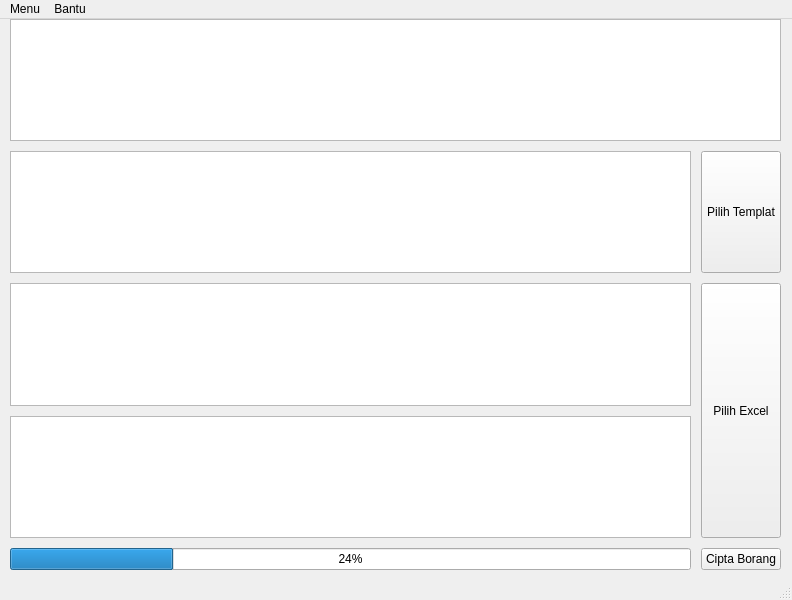
<?xml version="1.0" encoding="UTF-8"?>
<ui version="4.0">
 <class>MainWindow</class>
 <widget class="QMainWindow" name="MainWindow">
  <property name="geometry">
   <rect>
    <x>0</x>
    <y>0</y>
    <width>792</width>
    <height>600</height>
   </rect>
  </property>
  <property name="windowTitle">
   <string>Cipta Borang RO</string>
  </property>
  <property name="locale">
   <locale language="Malay" country="Malaysia"/>
  </property>
  <widget class="QWidget" name="centralwidget">
   <widget class="QWidget" name="gridLayoutWidget">
    <property name="geometry">
     <rect>
      <x>10</x>
      <y>0</y>
      <width>771</width>
      <height>551</height>
     </rect>
    </property>
    <layout class="QGridLayout" name="grid_layout">
     <property name="leftMargin">
      <number>0</number>
     </property>
     <property name="topMargin">
      <number>0</number>
     </property>
     <property name="rightMargin">
      <number>0</number>
     </property>
     <property name="spacing">
      <number>10</number>
     </property>
     <item row="2" column="2" rowspan="2">
      <widget class="QPushButton" name="button_choose_excel">
       <property name="sizePolicy">
        <sizepolicy hsizetype="Fixed" vsizetype="Preferred">
         <horstretch>0</horstretch>
         <verstretch>0</verstretch>
        </sizepolicy>
       </property>
       <property name="text">
        <string>Pilih Excel</string>
       </property>
      </widget>
     </item>
     <item row="2" column="0" colspan="2">
      <widget class="QPlainTextEdit" name="text_excel_path"/>
     </item>
     <item row="5" column="2">
      <widget class="QPushButton" name="button_start_stop">
       <property name="sizePolicy">
        <sizepolicy hsizetype="Fixed" vsizetype="Preferred">
         <horstretch>0</horstretch>
         <verstretch>0</verstretch>
        </sizepolicy>
       </property>
       <property name="text">
        <string>Cipta Borang</string>
       </property>
      </widget>
     </item>
     <item row="1" column="0" colspan="2">
      <widget class="QPlainTextEdit" name="text_template_path"/>
     </item>
     <item row="1" column="2">
      <widget class="QPushButton" name="button_choose_template">
       <property name="sizePolicy">
        <sizepolicy hsizetype="Fixed" vsizetype="Preferred">
         <horstretch>0</horstretch>
         <verstretch>0</verstretch>
        </sizepolicy>
       </property>
       <property name="layoutDirection">
        <enum>Qt::LeftToRight</enum>
       </property>
       <property name="text">
        <string>Pilih Templat</string>
       </property>
      </widget>
     </item>
     <item row="0" column="0" colspan="3">
      <widget class="QGraphicsView" name="logo"/>
     </item>
     <item row="5" column="0" colspan="2">
      <widget class="QProgressBar" name="generate_progress">
       <property name="value">
        <number>24</number>
       </property>
       <property name="alignment">
        <set>Qt::AlignBottom|Qt::AlignHCenter</set>
       </property>
      </widget>
     </item>
     <item row="3" column="0" colspan="2">
      <widget class="QListView" name="view_sheets">
       <property name="showDropIndicator" stdset="0">
        <bool>false</bool>
       </property>
      </widget>
     </item>
    </layout>
   </widget>
  </widget>
  <widget class="QMenuBar" name="menubar">
   <property name="geometry">
    <rect>
     <x>0</x>
     <y>0</y>
     <width>792</width>
     <height>21</height>
    </rect>
   </property>
   <widget class="QMenu" name="menu_menu">
    <property name="title">
     <string>Menu</string>
    </property>
    <addaction name="action_import"/>
    <addaction name="action_save"/>
    <addaction name="action_reset"/>
    <addaction name="separator"/>
    <addaction name="action_restart"/>
    <addaction name="action_quit"/>
   </widget>
   <widget class="QMenu" name="menu_help">
    <property name="title">
     <string>Bantu</string>
    </property>
    <addaction name="action_documentation"/>
    <addaction name="action_credits"/>
   </widget>
   <addaction name="menu_menu"/>
   <addaction name="menu_help"/>
  </widget>
  <widget class="QStatusBar" name="statusbar"/>
  <action name="action_reset">
   <property name="text">
    <string>Mula Semula</string>
   </property>
  </action>
  <action name="action_import">
   <property name="text">
    <string>Import Pilihan</string>
   </property>
  </action>
  <action name="action_restart">
   <property name="text">
    <string>Lancar Semula</string>
   </property>
  </action>
  <action name="action_quit">
   <property name="text">
    <string>Keluar</string>
   </property>
  </action>
  <action name="action_documentation">
   <property name="text">
    <string>Dokumentasi</string>
   </property>
  </action>
  <action name="action_credits">
   <property name="text">
    <string>Kredit</string>
   </property>
  </action>
  <action name="action_save">
   <property name="text">
    <string>Simpan Pilihan</string>
   </property>
  </action>
 </widget>
 <resources/>
 <connections/>
</ui>
